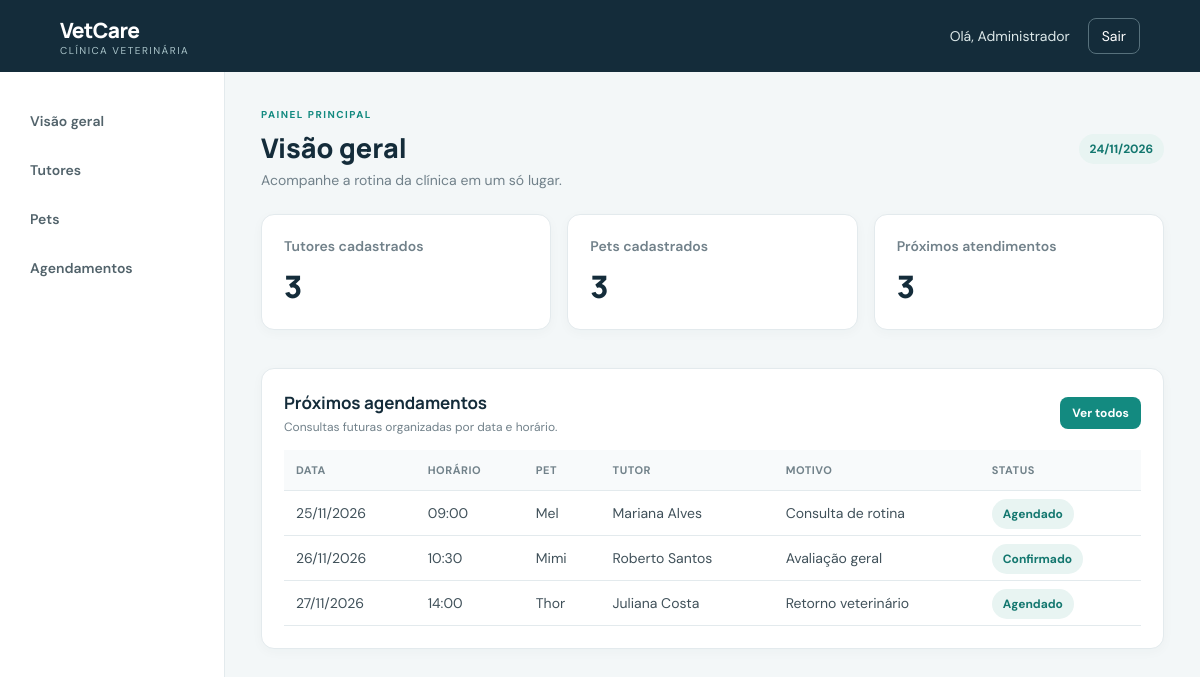
Page /dashboard.php (signed in) on the committed database.
### tables this page shows
CREATE TABLE agendamentos (
    id_agendamento INT AUTO_INCREMENT PRIMARY KEY,
    id_pet INT NOT NULL,
    data_agendamento DATE NOT NULL,
    horario TIME NOT NULL,
    motivo VARCHAR(255) NOT NULL,
    status ENUM('Solicitado','Agendado','Confirmado','Concluído','Cancelado') NOT NULL DEFAULT 'Solicitado',
    criado_em TIMESTAMP DEFAULT CURRENT_TIMESTAMP,
    CONSTRAINT fk_agendamento_pet FOREIGN KEY (id_pet)
      REFERENCES pets(id_pet) ON UPDATE CASCADE ON DELETE RESTRICT
);

CREATE TABLE pets (
    id_pet INT AUTO_INCREMENT PRIMARY KEY,
    id_tutor INT NOT NULL,
    nome VARCHAR(100) NOT NULL,
    especie VARCHAR(50) NOT NULL,
    raca VARCHAR(80) NULL,
    idade INT NULL,
    observacoes TEXT NULL,
    criado_em TIMESTAMP DEFAULT CURRENT_TIMESTAMP,
    CONSTRAINT fk_pet_tutor FOREIGN KEY (id_tutor)
      REFERENCES tutores(id_tutor) ON UPDATE CASCADE ON DELETE RESTRICT
);

CREATE TABLE tutores (
    id_tutor INT AUTO_INCREMENT PRIMARY KEY,
    nome VARCHAR(120) NOT NULL,
    cpf_criptografado TEXT NULL,
    telefone VARCHAR(25) NOT NULL,
    email VARCHAR(150) NULL,
    endereco VARCHAR(255) NULL,
    criado_em TIMESTAMP DEFAULT CURRENT_TIMESTAMP
);

### dashboard.php (the view, shortened to what this page needs)
<?php
require_once __DIR__ . '/funcoes.php';
$totalTutores = (int)$conexao->query('SELECT COUNT(*) total FROM tutores')->fetch_assoc()['total'];
$totalPets = (int)$conexao->query('SELECT COUNT(*) total FROM pets')->fetch_assoc()['total'];
$totalAgendamentos = (int)$conexao->query("SELECT COUNT(*) total FROM agendamentos WHERE data_agendamento >= CURDATE() AND status <> 'Cancelado'")->fetch_assoc()['total'];
$proximos = $conexao->query("SELECT a.data_agendamento, a.horario, a.motivo, a.status, p.nome pet, t.nome tutor FROM agendamentos a JOIN pets p ON p.id_pet=a.id_pet JOIN tutores t ON t.id_tutor=p.id_tutor WHERE a.data_agendamento >= CURDATE() AND a.status <> 'Cancelado' ORDER BY a.data_agendamento, a.horario LIMIT 5");
layout_inicio('Visão geral');
?>
<div class="page-heading"><div><p class="eyebrow">PAINEL PRINCIPAL</p><h1>Visão geral</h1><p class="muted">Acompanhe a rotina da clínica em um só lugar.</p></div><span class="date-pill"><?= date('d/m/Y') ?></span></div>
<div class="stats"><article class="stat"><span>Tutores cadastrados</span><strong><?= $totalTutores ?></strong></article><article class="stat"><span>Pets cadastrados</span><strong><?= $totalPets ?></strong></article><article class="stat"><span>Próximos atendimentos</span><strong><?= $totalAgendamentos ?></strong></article></div>
<div class="panel"><div class="panel-title"><div><h2>Próximos agendamentos</h2><p class="muted">Consultas futuras organizadas por data e horário.</p></div><a class="btn small" href="agendamentos.php">Ver todos</a></div>
<div class="table-wrap"><table><thead><tr><th>Data</th><th>Horário</th><th>Pet</th><th>Tutor</th><th>Motivo</th><th>Status</th></tr></thead><tbody>
<?php if ($proximos->num_rows === 0): ?><tr><td colspan="6">Nenhum agendamento futuro.</td></tr><?php else: while ($a=$proximos->fetch_assoc()): ?><tr><td><?= date('d/m/Y', strtotime($a['data_agendamento'])) ?></td><td><?= h(substr($a['horario'],0,5)) ?></td><td><?= h($a['pet']) ?></td><td><?= h($a['tutor']) ?></td><td><?= h($a['motivo']) ?></td><td><span class="status"><?= h($a['status']) ?></span></td></tr><?php endwhile; endif; ?>
</tbody></table></div></div>
<?php layout_fim(); ?>

### funcoes.php (shortened to what this page needs)
<?php
function h(?string $valor): string {
    return htmlspecialchars((string)$valor, ENT_QUOTES, 'UTF-8');
}
function layout_inicio(string $titulo): void {
    $nome = h($_SESSION['usuario_nome'] ?? 'Usuário');
    echo '<!doctype html><html lang="pt-br"><head><meta charset="utf-8"><meta name="viewport" content="width=device-width, initial-scale=1"><title>'.h($titulo).' | VetCare</title><link rel="stylesheet" href="assets/style.css"></head><body>';
    echo '<header class="topbar"><a class="brand" href="dashboard.php">VetCare <span>Clínica Veterinária</span></a><div class="user-area">Olá, '.$nome.' <a class="logout" href="logout.php">Sair</a></div></header>';
    if (($_SESSION['usuario_tipo'] ?? '') === 'admin') {
        echo '<div class="shell"><aside class="sidebar"><a href="dashboard.php">Visão geral</a><a href="tutores.php">Tutores</a><a href="pets.php">Pets</a><a href="agendamentos.php">Agendamentos</a></aside><main class="content">';
    } else {
        echo '<div class="shell"><aside class="sidebar"><a href="cliente.php">Meu painel</a><a href="meus_pets.php">Meus pets</a><a href="solicitar_agendamento.php">Solicitar consulta</a></aside><main class="content">';
    }
}
function layout_fim(): void {
    echo '</main></div></body></html>';
}

### assets/style.css (style rules this page uses)
:root { --navy:#142c3a;--teal:#138a80;--teal-dark:#0d6f68;--bg:#f3f7f8;--ink:#20313b;--muted:#71818a;--line:#e3eaed;--white:#fff }
* { box-sizing:border-box }
body { margin:0;background:var(--bg);color:var(--ink);font-family:'DM Sans',sans-serif;font-size:14px }
.topbar { height:72px;background:var(--navy);color:#fff;display:flex;align-items:center;justify-content:space-between;padding:0 5vw }
.brand { font:800 21px Manrope,sans-serif;color:white;text-decoration:none;letter-spacing:-.6px }
.brand span { display:block;font:400 10px 'DM Sans';letter-spacing:1.5px;text-transform:uppercase;color:#a9c4c9 }
.user-area { display:flex;align-items:center;gap:18px;color:#dce8e9 }
.logout { color:white;text-decoration:none;border:1px solid #57717c;border-radius:8px;padding:8px 13px }
.shell { display:flex;max-width:1500px;margin:auto;min-height:calc(100vh - 72px) }
.sidebar { width:225px;padding:28px 16px;background:#fff;border-right:1px solid var(--line);display:flex;flex-direction:column;gap:7px }
.sidebar a { padding:12px 14px;text-decoration:none;color:#52636b;border-radius:9px;font-weight:600 }
.content { padding:36px;flex:1;min-width:0 }
.page-heading { display:flex;justify-content:space-between;align-items:center;margin-bottom:25px }
.eyebrow { font-size:10px;font-weight:700;letter-spacing:1.5px;color:var(--teal);margin:0 0 8px }
.page-heading h1,.login-card h1 { font:800 27px Manrope,sans-serif;margin:0 0 5px;color:var(--navy) }
.muted { color:var(--muted);margin:0 }
.date-pill,.status { background:#e8f4f2;color:#13776f;padding:7px 11px;border-radius:20px;font-size:12px;font-weight:700 }
.stats { display:grid;grid-template-columns:repeat(3,1fr);gap:16px;margin-bottom:20px }
.stat,.panel { background:white;border:1px solid var(--line);border-radius:13px;padding:22px;margin-bottom:18px;box-shadow:0 3px 12px #18384708 }
.stat span { display:block;color:var(--muted);font-weight:600 }
.stat strong { display:block;font:800 31px Manrope;color:var(--navy);margin-top:10px }
.panel h2 { font:700 17px Manrope;margin:0 0 17px;color:var(--navy) }
.panel-title { display:flex;justify-content:space-between;align-items:center;gap:15px;margin-bottom:15px }
.panel-title h2 { margin:0 }
.panel-title .muted { font-size:12px;margin-top:5px }
.table-wrap { overflow-x:auto }
table { width:100%;border-collapse:collapse;white-space:nowrap }
th { text-align:left;color:#72828a;font-size:11px;text-transform:uppercase;letter-spacing:.5px;background:#f8fafb }
td,th { padding:13px 12px;border-bottom:1px solid var(--line) }
td { color:#40515a }
.btn { display:inline-flex;align-items:center;justify-content:center;background:var(--teal);color:white;border:0;border-radius:8px;padding:11px 16px;font:700 13px 'DM Sans';text-decoration:none;cursor:pointer }
.btn.small { padding:8px 12px;font-size:12px }

### rows in the picture
agendamentos: data_agendamento "25/11/2026", horario "09:00", id_pet.nome "Mel", tutores.nome "Mariana Alves", motivo "Consulta de rotina", status "Agendado"
agendamentos: data_agendamento "26/11/2026", horario "10:30", id_pet.nome "Mimi", tutores.nome "Roberto Santos", motivo "Avaliação geral", status "Confirmado"
agendamentos: data_agendamento "27/11/2026", horario "14:00", id_pet.nome "Thor", tutores.nome "Juliana Costa", motivo "Retorno veterinário", status "Agendado"

### other values in the picture
$nome "Administrador"
$totalTutores "3"
$totalPets "3"
$totalAgendamentos "3"
